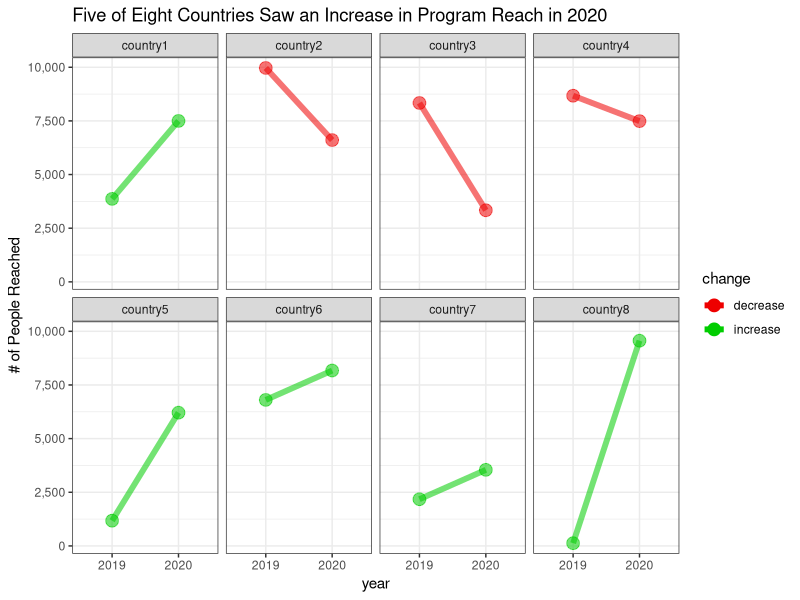
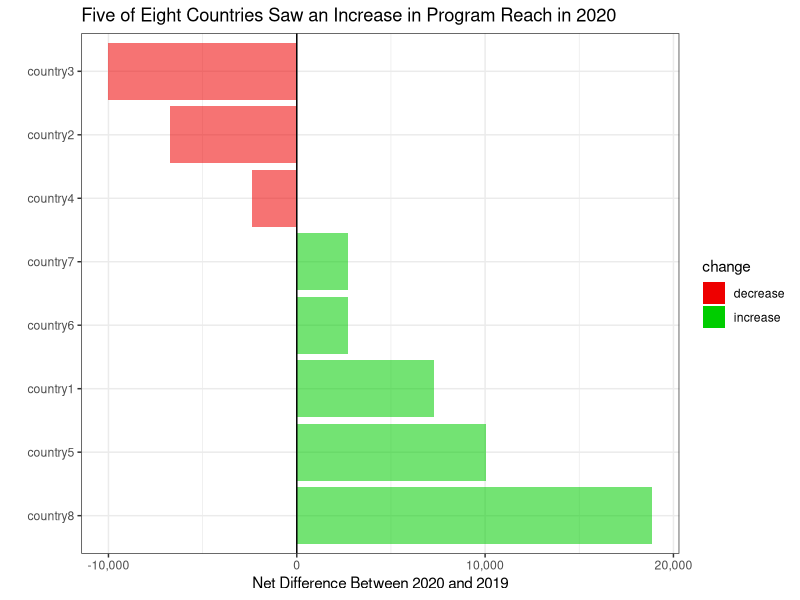

Recreate these plots in R, in order.
## ---- chunk 1
knitr::opts_chunk$set(echo = TRUE)
## ---- chunk 2

library(tidyverse)


## ---- chunk 3

set.seed(3232021)

country <- c(sprintf("country%01d", seq(1,8)))

tr_2019 <- sample(0:10000, 8, replace=TRUE)

tr_2020 <- sample(0:10000, 8, replace=TRUE)

tr <- data.frame(country, tr_2019, tr_2020)

## ---- chunk 4


tr_trans <- tr %>%
  mutate(net_diff = c(tr$tr_2020 - tr$tr_2019)) %>%
    mutate(change = ifelse(tr$`tr_2020` > tr$`tr_2019`, "increase", "decrease")) %>%
  rename('2020' = tr_2020, '2019' = tr_2019) %>%
  gather(year, reach, 2:3)


## ---- chunk 5

  ggplot(tr_trans, aes(x = year, y = reach, group = country)) +
    geom_line(aes(color = change, alpha = 1),  size = 2) +
    geom_point(aes(color = change, alpha = 1),  size = 4) +
    scale_alpha(guide = 'none') +
  facet_wrap(. ~ country, ncol = 4) +
    scale_color_manual(values=c("red2", "green3")) +
  theme(axis.text.x = element_text(size = 10, angle = 45, hjust = 1))+
  scale_y_continuous(labels = scales::comma) +
  ggtitle("Five of Eight Countries Saw an Increase in Program Reach in 2020") +
  theme(plot.title = element_text(hjust = 0.5, margin=margin(10,0,15,0))) +
  ylab("# of People Reached")+
  theme(axis.title.y = element_text(margin = margin(t = 0, r = 20, b = 0, l = 0)))+
  theme(axis.title.x = element_text(margin = margin(t = 10, r = 0, b = 10, l = 0))) +
   theme(panel.border     = element_blank()) +
  theme_bw()



## ---- chunk 6

ggplot(tr_trans, aes(reorder(country, -net_diff), net_diff, group = change)) +
  geom_col(stat = "identity", aes(fill = change, alpha = 1)) +
    scale_alpha(guide = 'none') +
    scale_fill_manual(values=c("red2", "green3")) +
  theme(axis.text.x = element_text(size = 10, angle = 45, hjust = 1))+
  scale_y_continuous(labels = scales::comma) +
  ggtitle("Five of Eight Countries Saw an Increase in Program Reach in 2020") +
  theme(plot.title = element_text(hjust = 0.5, margin=margin(10,0,15,0))) +
  ylab("Net Difference Between 2020 and 2019")+
  xlab("") +
  theme(axis.title.y = element_text(margin = margin(t = 0, r = 20, b = 0, l = 0)))+
  theme(axis.title.x = element_text(margin = margin(t = 10, r = 0, b = 10, l = 0))) +
   theme(panel.border     = element_blank()) +
  geom_hline(yintercept=0) +
  theme_bw() +
  coord_flip()



